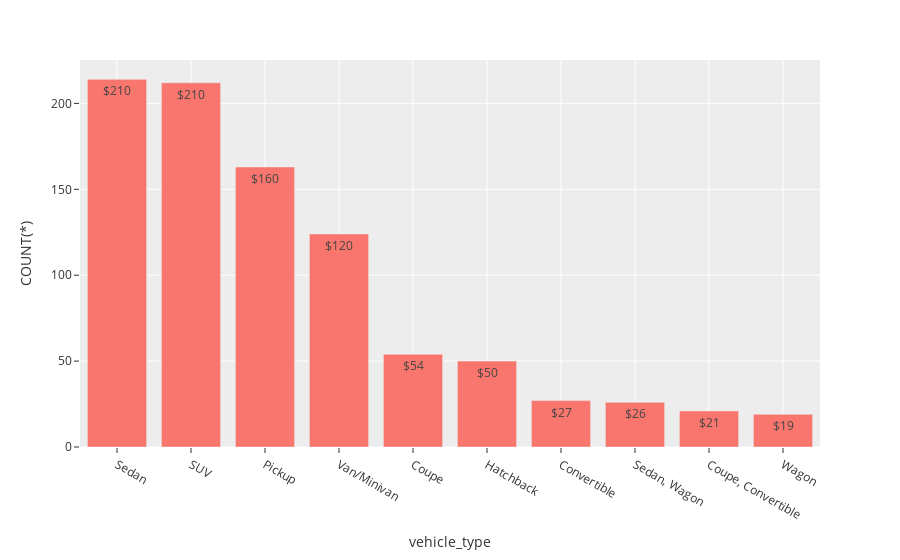

The code cell stored with this chart in its notebook:
### Code cell
px.bar(vehicle_type, 'vehicle_type', 'COUNT(*)', text_auto='$.2s')

### Figure 1 — Plotly figure (JSON) as saved in the notebook; plotly's stock layout.template omitted (floating-point values rounded to 4 significant figures)
{"data": [{"alignmentgroup": "True", "hovertemplate": "vehicle_type=%{x}<br>COUNT(*)=%{y}<extra></extra>", "legendgroup": "", "marker": {"color": "#F8766D", "pattern": {"shape": ""}}, "name": "", "offsetgroup": "", "orientation": "v", "showlegend": false, "textposition": "auto", "texttemplate": "%{y:$.2s}", "type": "bar", "x": ["Sedan", "SUV", "Pickup", "Van/Minivan", "Coupe", "Hatchback", "Convertible", "Sedan, Wagon", "Coupe, Convertible", "Wagon"], "xaxis": "x", "y": [214, 212, 163, 124, 54, 50, 27, 26, 21, 19], "yaxis": "y"}], "layout": {"barmode": "relative", "legend": {"tracegroupgap": 0}, "margin": {"t": 60}, "xaxis": {"anchor": "y", "domain": [0, 1], "title": {"text": "vehicle_type"}}, "yaxis": {"anchor": "x", "domain": [0, 1], "title": {"text": "COUNT(*)"}}}}
